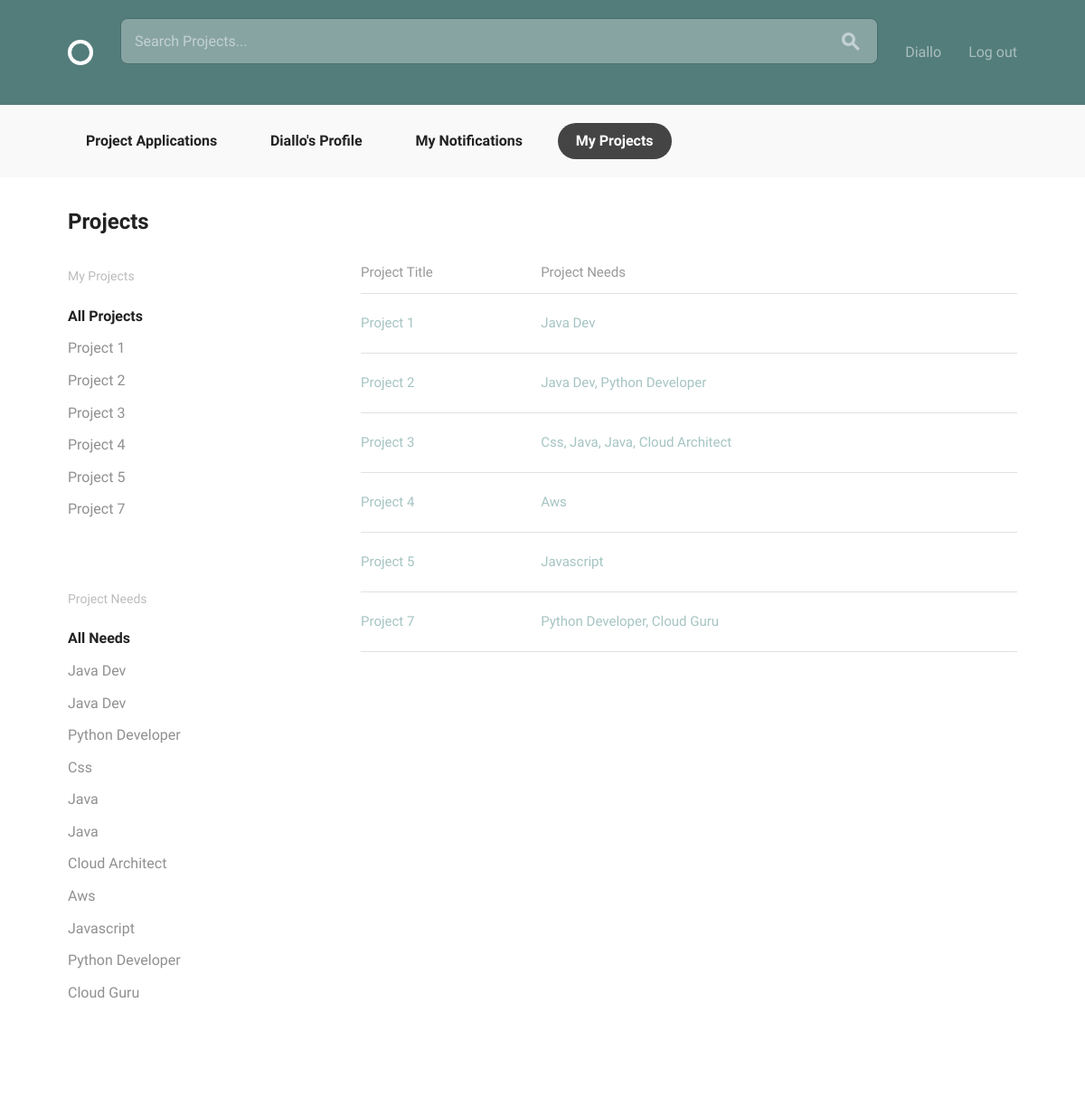
/projects/my_projects/ (signed in), run on the app's committed database.
### projects/models.py (models this page shows, shortened)
class Projects(models.Model):
    owner = models.ForeignKey(User, related_name='project', on_delete=models.CASCADE, null=True)
    title = models.CharField(max_length=150, default='')
    description = models.TextField(default='')
    requirements = models.TextField(default='')
    time_estimate = models.TextField(default='')
    recruited = models.BooleanField(default=False)
    completed = models.BooleanField(default=False)
    @property
    def open_positions(self):
        return self.positions.exclude(filled=True)

class Positions(models.Model):
    project = models.ForeignKey(Projects, on_delete=models.CASCADE, related_name='positions')
    name = models.CharField(max_length=150, default='')
    description = models.TextField(default='')
    filled = models.BooleanField(default=False)
    def __str__(self):
        return '{}'.format(self.name.title())

### projects/views.py (the view)
class ProjectsListView(LoginRequiredMixin, generic.ListView):
    model = models.Projects
    template_name = 'projects/my_projects.html'
    context_object_name = 'projects'
    def get_queryset(self):
        queryset = super().get_queryset()
        queryset = queryset.filter(owner=self.request.user)
        return queryset

### projects/templates/projects/my_projects.html (shortened to what this page needs)
{% extends 'registration/registration_base.html' %}
{% load accounts_extras %}
{% block content %}
  <div class="circle--actions--bar">
    <nav class="bounds">
      <ul class="circle--pill--list">
        <li><a href="{% url 'accounts:applications' %}">Project Applications</a></li>
        <li><a href="{% url 'accounts:profile' username=user.username %}">{{ user.username|title }}'s Profile</a></li>
          <li><a href="{% url 'accounts:my_notifications' %}">My Notifications</a> </li>
          <li><a class="selected" href="{% url 'projects:my_projects' %}">My Projects</a> </li>
      </ul>
    </nav>
  </div>
  <div class="bounds circle--page">
    <div class="circle--page--header grid-100">
      <h2>Projects</h2>
    </div>
    <div class="grid-25">
      <div class="circle--filter circle--secondary--module">
        <h4>My Projects</h4>
        <ul class="circle--filter--list">
          <li><a class="selected">All Projects</a></li>
            {% if projects %}
                {% for project in projects %}
                    <li><a class="clickable-row" data-href="{% url 'projects:detail' pk=project.pk %}">{{ project.title|title }}</a></li>
                {% endfor %}
            {% endif %}
        </ul>
      </div>
      <div class="circle--filter circle--secondary--module">
        <h4>Project Needs</h4>
        <ul class="circle--filter--list">
          <li><a class="selected">All Needs</a></li>
            {% for proj_pos in projects %}
                {% if proj_pos.open_positions %}
                    {% for pos in proj_pos.open_positions %}
                        <li><a class="clickable-row">{{ pos }}</a></li>
                    {% endfor %}
                {% endif %}
            {% endfor %}
        </ul>
      </div>
    </div>
    <div class="grid-70 grid-push-5">
      <table class="u-full-width circle--table">
        <thead>
          <tr>
            <th>Project Title</th>
            <th class="circle--cell--right">Project Needs</th>
          </tr>
        </thead>
        <tbody>
        {% if projects %}
        {% for project in projects %}
          <tr class="clickable-row" data-href="{% url 'projects:detail' pk=project.pk %}">
            <td>
                {{ project.title|title }}
            </td>
            <td class="circle--cell--right">
                {% if project.open_positions %}
                    {{ project.open_positions|join:", " }}
                {% endif %}
            </td>
          </tr>
        {% endfor %}
        {% endif %}
        </tbody>
      </table>
    </div>
  </div>
{% endblock %}

### templates/registration/registration_base.html (shortened to what this page needs)
{% load static from staticfiles %}
{% load humanize %}
<!DOCTYPE html>
<html lang="en">
<head>
  <link rel="stylesheet" href="{% static 'css/global.css' %}">
</head>
<body>
  <header class="circle--header">
    <div class="bounds">
      <div class="circle--fluid">
        <div class="circle--fluid--cell">
            {% if user.is_authenticated %}
            <h1 class="hide-text circle--logo"><a class="logo" href="{% url 'home' %}">Circle</a></h1>
            {% else %}
            <h1 class="hide-text circle--logo"><a class="logo" href="{% url 'welcome' %}">Circle</a></h1>
            {% endif %}
        </div>
        <div class="circle--fluid--cell circle--fluid--primary">
          <div class="circle--search">
              <form method="get" action="">
            <input type="search" name="s" placeholder="Search Projects..." />
            <button>
            </button>
              </form>
          </div>
        </div>
        <div class="circle--fluid--cell circle--fluid--secondary">
          <nav>
            <ul class="circle--inline">
                {% if not user.is_authenticated %}
              <li><a href="{% url 'registration_register' %}">Sign Up</a></li>
              <li><a href="{% url 'auth_login' %}">Sign In</a></li>
                {% else %}
                <li><a href="{% url 'accounts:profile' user.username %}">{{ user.username|title }}</a> </li>
                <li><a href="{% url 'auth_logout'%}">Log out</a> </li>
                {% endif %}
            </ul>
          </nav>
        </div>
      </div>
    </div>
  </header>
 {% block content %}{% endblock %}
</body>
</html>

### data on the page
Projects: title "Project 1", open_positions "Java Dev"
Projects: title "Project 2", open_positions "Java Dev, Python Developer"
Projects: title "Project 3", open_positions "Css, Java, Java, Cloud Architect"
Projects: title "Project 4", open_positions "Aws"
Projects: title "Project 5", open_positions "Javascript"
Projects: title "Project 7", open_positions "Python Developer, Cloud Guru"
Positions: name "Java Dev"
Positions: name "Java Dev"
Positions: name "Python Developer"
Positions: name "Css"
Positions: name "Java"
Positions: name "Java"
Positions: name "Cloud Architect"
Positions: name "Aws"
Positions: name "Javascript"
Positions: name "Python Developer"
Positions: name "Cloud Guru"

### other printed values
{{ user.username|title }} "Diallo"
